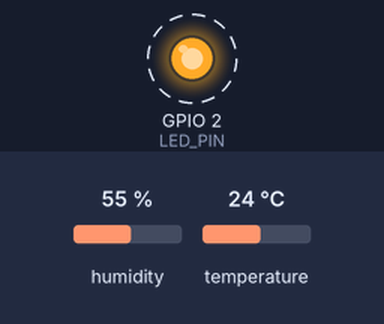
Bench run of a sketch on a simulated ESP32. Shown: output pins drawn as LEDs (lit = HIGH). Dashed ring = blinking. Inputs (shaded band) come from the test bench; at power-on: humidity 55 %, temperature 24 °C. WiFi joins after 1.5 s; servers stay silent unless stated; uploads are accepted with an empty reply; what the sketch prints to the serial monitor is not drawn.

Above: at 10.4 s.
Timing chart, 0 to 13.0 s (numbered marks = the images above):
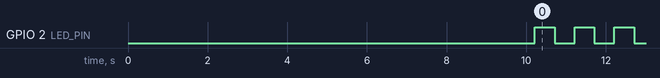

The sketch:

greenhouse-firmware.ino
```cpp
/*
 * Greenhouse Monitoring Firmware
 *
 * Reads temperature (°F) and humidity (%) from a DHT22 sensor and
 * sends the data to the greenhouse backend API via HTTP POST.
 *
 * Hardware: ESP32 + DHT22
 * Libraries: WiFi, HTTPClient, DHT, ArduinoJson
 */

#include <WiFi.h>
#include <HTTPClient.h>
#include <DHT.h>
#include <ArduinoJson.h>
#include "config.h"

DHT dht(DHTPIN, DHTTYPE);

// ---------------------------------------------------------------------------
// LED helpers
// ---------------------------------------------------------------------------

void ledOn() {
  digitalWrite(LED_PIN, HIGH);
}

void ledOff() {
  digitalWrite(LED_PIN, LOW);
}

void blinkLed(int times, int onMs, int offMs) {
  for (int i = 0; i < times; i++) {
    ledOn();
    delay(onMs);
    ledOff();
    delay(offMs);
  }
}

// Solid on for 1 second — successful POST
void ledSuccess() {
  ledOn();
  delay(1000);
  ledOff();
}

// Rapid blink 5 times (100ms on/off) — sensor read failure
void ledSensorError() {
  blinkLed(5, 100, 100);
}

// Slow blink 3 times (500ms on/off) — HTTP request failure
void ledHttpError() {
  blinkLed(3, 500, 500);
}

// ---------------------------------------------------------------------------
// WiFi management
// ---------------------------------------------------------------------------

void connectWiFi() {
  if (WiFi.status() == WL_CONNECTED) {
    return;
  }

  Serial.println();
  Serial.print("Connecting to WiFi: ");
  Serial.println(WIFI_SSID);

  WiFi.begin(WIFI_SSID, WIFI_PASSWORD);

  int retries = 0;
  while (WiFi.status() != WL_CONNECTED && retries < WIFI_MAX_RETRIES) {
    retries++;
    Serial.printf("  WiFi attempt %d/%d...\n", retries, WIFI_MAX_RETRIES);
    delay(WIFI_RETRY_DELAY_MS);
  }

  if (WiFi.status() == WL_CONNECTED) {
    Serial.print("WiFi connected! IP address: ");
    Serial.println(WiFi.localIP());
  } else {
    Serial.println("WiFi connection failed after max retries. Restarting ESP32...");
    delay(1000);
    ESP.restart();
  }
}

// ---------------------------------------------------------------------------
// HTTP POST
// ---------------------------------------------------------------------------

void sendReading(float temperature, float humidity) {
  if (WiFi.status() != WL_CONNECTED) {
    Serial.println("WiFi disconnected — attempting reconnect...");
    connectWiFi();
    if (WiFi.status() != WL_CONNECTED) {
      Serial.println("Reconnect failed — skipping this reading.");
      ledHttpError();
      return;
    }
  }

  // Build JSON payload
  JsonDocument doc;
  doc["temperature"] = round(temperature * 10.0) / 10.0;
  doc["humidity"]    = round(humidity * 10.0) / 10.0;

  String payload;
  serializeJson(doc, payload);

  Serial.print("Sending: ");
  Serial.println(payload);

  // POST to backend
  HTTPClient http;
  http.begin(SERVER_URL);
  http.addHeader("Content-Type", "application/json");

  int httpCode = http.POST(payload);

  if (httpCode == 201) {
    String response = http.getString();
    Serial.printf("Success! HTTP %d\n", httpCode);
    Serial.print("Response: ");
    Serial.println(response);
    ledSuccess();
  } else if (httpCode > 0) {
    String response = http.getString();
    Serial.printf("Server error: HTTP %d\n", httpCode);
    Serial.print("Response: ");
    Serial.println(response);
    ledHttpError();
  } else {
    Serial.printf("Connection failed: %s\n", http.errorToString(httpCode).c_str());
    ledHttpError();
  }

  http.end();
}

// ---------------------------------------------------------------------------
// Setup
// ---------------------------------------------------------------------------

void setup() {
  Serial.begin(115200);
  Serial.println();
  Serial.println("=== Greenhouse Monitor Starting ===");

  // Initialize LED
  pinMode(LED_PIN, OUTPUT);
  ledOff();

  // Initialize DHT22 sensor
  dht.begin();
  Serial.println("DHT22 sensor initialized.");

  // Connect to WiFi
  connectWiFi();

  Serial.println("Setup complete. First reading in 5 seconds...");
  delay(5000);
}

// ---------------------------------------------------------------------------
// Main loop
// ---------------------------------------------------------------------------

void loop() {
  // Read sensor
  float humidity    = dht.readHumidity();
  float temperature = dht.readTemperature(true);  // true = Fahrenheit

  // Check for sensor read failure
  if (isnan(humidity) || isnan(temperature)) {
    Serial.println("ERROR: Failed to read from DHT22 sensor!");
    ledSensorError();
  } else {
    Serial.printf("Reading: %.1f°F, %.1f%% humidity\n", temperature, humidity);
    sendReading(temperature, humidity);
  }

  // Wait for next reading interval
  Serial.printf("Next reading in %d seconds...\n", READING_INTERVAL_MS / 1000);
  delay(READING_INTERVAL_MS);

  // --- Deep Sleep Alternative (for battery-powered setups) ---
  // Uncomment the lines below and comment out the delay() above to use
  // deep sleep instead. Deep sleep drastically reduces power consumption
  // (~10μA vs ~80mA), but the ESP32 fully reboots each cycle, meaning
  // WiFi must reconnect every time. Use delay() for always-on setups
  // with USB power; use deep sleep for battery or solar-powered setups.
  //
  // esp_sleep_enable_timer_wakeup(READING_INTERVAL_MS * 1000ULL);  // microseconds
  // Serial.println("Entering deep sleep...");
  // Serial.flush();
  // esp_deep_sleep_start();
}
```

config.h
```cpp
// ============================================================
// Greenhouse Firmware Configuration
// Edit these values before uploading to your ESP32.
// ============================================================

// WiFi
const char* WIFI_SSID     = "YOUR_WIFI_SSID";
const char* WIFI_PASSWORD  = "YOUR_WIFI_PASSWORD";

// Backend API
const char* SERVER_URL = "http://YOUR_SERVER_IP:8000/api/readings";

// Hardware pins
#define DHTPIN   4        // GPIO pin connected to DHT22 data pin
#define DHTTYPE  DHT22
#define LED_PIN  2        // Built-in LED (GPIO 2 on most ESP32 boards)

// Timing
#define READING_INTERVAL_MS   300000   // 5 minutes between readings
#define WIFI_RETRY_DELAY_MS   5000     // 5 seconds between WiFi reconnect attempts
#define WIFI_MAX_RETRIES      10       // Max retries before restarting ESP32
```

Measured:
- by itself, GPIO 2 (LED_PIN): alternates HIGH for 0.50 s and LOW for 0.50 s, 6 changes in all, then stays LOW
